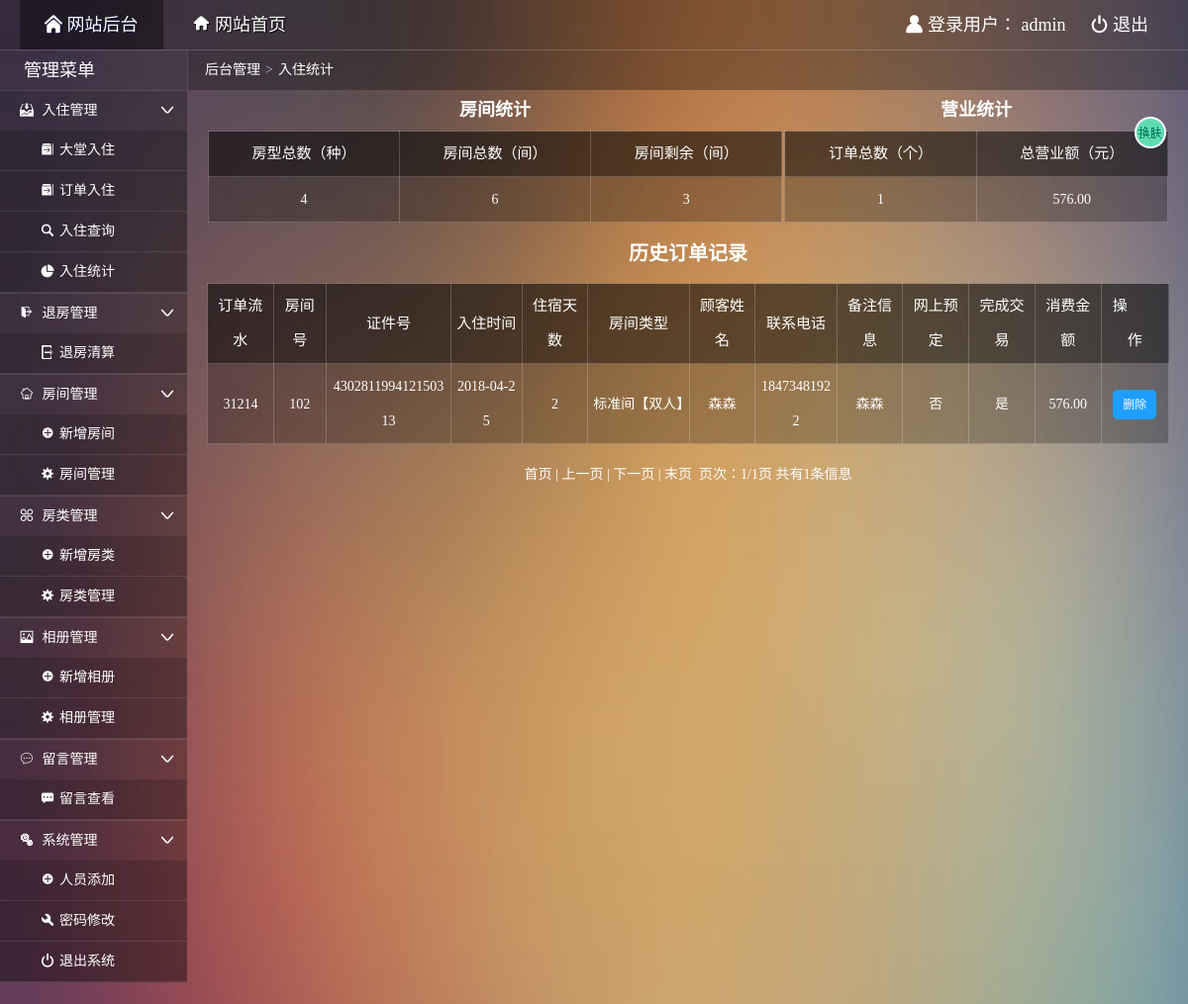
The page /admin/admin_counto.php (signed in) on the database its author committed.
### tables this page shows
CREATE TABLE IF NOT EXISTS `record` (
  `orderid` int(15) NOT NULL COMMENT '订单流水号',
  `roomid` varchar(4) NOT NULL COMMENT '房间编号',
  `cardid` varchar(25) NOT NULL COMMENT '客户身份证',
  `entertime` varchar(20) NOT NULL COMMENT '入住时间',
  `days` int(3) NOT NULL default '1' COMMENT '住宿天数',
  `typeid` int(4) NOT NULL COMMENT '房间类型',
  `linkman` varchar(10) NOT NULL COMMENT '客户姓名',
  `phone` varchar(11) NOT NULL COMMENT '联系电话',
  `ostatus` char(1) NOT NULL default '否' COMMENT '是否网上预订',
  `oremarks` char(1) NOT NULL default '否' COMMENT '订单是否完成',
  `monetary` decimal(8,2) NOT NULL COMMENT '消费金额',
  `messages` varchar(255) default '无备注信息' COMMENT '订单备注信息',
  PRIMARY KEY  (`orderid`),
  KEY `FK_ORDER` (`typeid`)
);

CREATE TABLE IF NOT EXISTS `roomtype` (
  `typeid` int(4) NOT NULL auto_increment COMMENT '类型标识',
  `typename` varchar(20) NOT NULL COMMENT '类型名称',
  `area` varchar(2) NOT NULL COMMENT '房间面积',
  `hasNet` char(1) NOT NULL default '有' COMMENT '网络',
  `hasTV` char(1) NOT NULL default '有' COMMENT '有线电视',
  `price` decimal(8,2) NOT NULL COMMENT '价格',
  `totalnum` int(4) NOT NULL COMMENT '房间数量',
  `leftnum` int(4) NOT NULL COMMENT '剩余数量',
  PRIMARY KEY  (`typeid`)
);

### admin/admin_counto.php (the view, shortened to what this page needs)
<!doctype html>
<html>
<head>
  <link rel="stylesheet" type="text/css" href="css/common.css"/>
  <link rel="stylesheet" type="text/css" href="css/main.css"/>
</head>
<body>
  <div class="topbar-wrap white">
    <div class="topbar-inner clearfix">
      <div class="topbar-logo-wrap clearfix">
        <ul class="navbar-list clearfix">
          <li><a class="on" href="admin_index.php"><i class="icon-font">&#xe622;</i> 网站后台</a></li>
          <li><a href="../index.php" target="_blank"><i class="icon-font">&#xe681;</i> 网站首页</a></li>
        </ul>
      </div>
      <div class="top-info-wrap">
        <ul class="top-info-list clearfix">
          <li><i class="icon-font">&#xe607;</i> 登录用户：
            <?php
            if($_SESSION["aname"]){
              echo $_SESSION["aname"];
            }else{
              header("location:index.php");
              exit;
            }
            ?>
            </li>
          <li><a href="admin_logout.php"><i class="icon-font">&#xe638;</i> 退出</a></li>
        </ul>
      </div>
    </div>
  </div>
  <div class="container clearfix">
    <div class="main-wrap">
      <div class="crumb-wrap">
        <div class="crumb-list"><i class="icon-font"></i><a href="admin_index.php">后台管理</a><span class="crumb-step">&gt;</span><span class="crumb-name">入住统计</span></div>
      </div>
      <div class="result-wrap">
        <div class="result-content">
        <table border="0" width="100%">
          <tr height="40px">
            <th class="tc count">房间统计</th>
            <th class="tc count">营业统计</th>
          </tr>
          <tr>
            <td class="tc">
              <table class="result-tab" width="100%">
                <tr>
                  <th class="td_bg">房型总数（种）</th>
                  <th class="td_bg">房间总数（间）</th>
                  <th class="td_bg">房间剩余（间）</th>
                </tr>
                <?php
                  require("../dbconnect.php");
                  $sql="select count(typeid),sum(totalnum),sum(leftnum) from roomtype";
                  $val=mysqli_query($db_link,$sql);
                  while($arr=mysqli_fetch_row($val))
                  { ?>
                    <tr>
                    <td><?php echo $arr[0] ?></td>
                    <td><?php echo $arr[1] ?></td>
                    <td><?php echo $arr[2] ?></td>
                    </tr>
                 <?php } ?>
              </table>
            </td>
            <td class="tc">
              <table class="result-tab" width="100%">
                <tr>
                  <th class="td_bg">订单总数（个）</th>
                  <th class="td_bg">总营业额（元）</th>
                </tr>
                <?php
                  require("../dbconnect.php");
                  $sql="select count(orderid),sum(monetary) from record";
                  $val=mysqli_query($db_link,$sql);
                  while($arr=mysqli_fetch_row($val))
                  { ?>
                    <tr>
                    <td><?php echo $arr[0] ?></td>
                    <td><?php echo $arr[1] ?></td>
                    </tr>
                 <?php } ?>
              </table>
            </td>
          </tr>
        </table>
        </div>
      </div>
      <div class="search-wrap">历史订单记录</div>
      <div class="result-wrap">
        <div class="result-content">
          <table class="result-tab" width="100%">
            <tr>
              <th class="tc">订单流水</th>
              <th class="tc">房间号</th>
              <th class="tc">证件号</th>
              <th class="tc">入住时间</th>
              <th class="tc">住宿天数</th>
              <th class="tc">房间类型</th>
              <th class="tc">顾客姓名</th>
              <th class="tc">联系电话</th>
              <th class="tc">备注信息</th>
              <th class="tc">网上预定</th>
              <th class="tc">完成交易</th>
              <th class="tc">消费金额</th>
              <th class="tc">操&emsp;&emsp;作</th>
            </tr>
            <?php
              require("../dbconnect.php");
              $pagesize = 10;
              $sql = "select a.orderid,a.roomid,a.cardid,a.entertime,a.days,b.typeid,b.typename,a.linkman,a.phone,a.messages,a.monetary,a.ostatus,a.oremarks,b.price from record a,roomtype b where a.typeid=b.typeid ";
              $rs=mysqli_query($db_link,$sql);
              $recordcount=mysqli_num_rows($rs);
              $pagecount=($recordcount-1)/$pagesize+1;
              $pagecount=(int)$pagecount;
              $pageno=@$_GET["pageno"];
              if($pageno=="")
              {
                  $pageno=1;
              }
              $startno=($pageno-1)*$pagesize;
              $sql="select a.orderid,a.roomid,a.cardid,a.entertime,a.days,b.typeid,b.typename,a.linkman,a.phone,a.messages,a.monetary,a.ostatus,a.oremarks,b.price from record a,roomtype b where a.typeid=b.typeid order by orderid asc limit $startno,$pagesize";
              $rs=mysqli_query($db_link,$sql);
              while($rows=mysqli_fetch_assoc($rs))
              {
                ?>
                <tr>
                <td class='tc'><?php echo $rows["orderid"] ?></td>
                <td class='tc'><?php echo $rows["roomid"] ?></td>
                <td class='tc'><?php echo $rows["cardid"] ?></td>
                <td class='tc'><?php echo $rows["entertime"] ?></td>
                <td class='tc'><?php echo $rows["days"] ?></td>
                <td class='tc'><?php echo $rows["typename"] ?></td>
                <td class='tc'><?php echo $rows["linkman"] ?></td>
                <td class='tc'><?php echo $rows["phone"] ?></td>
                <td class='tc'><?php echo $rows["messages"] ?></td>
                <td class='tc'><?php echo $rows["ostatus"] ?></td>
                <td class='tc'><?php echo $rows["oremarks"] ?></td>
                <td class='tc'><?php echo $rows["monetary"] ?></td>
                <td class='tc'>
                <a href='delete.php?orderid=<?php echo $rows["orderid"] ?>'  class='link-update'>删除</a>
                </td>
                </tr>
           <?php } ?>
          </table>
       <div class="list-page">
      <?php
        if($pageno==1)
        {
          if($recordcount>$pagesize){
            echo "首页 | 上一页 | <a href='?pageno=".($pageno+1)."'>下一页</a> | <a href='?pageno=".$pagecount."'>末页</a>";
          }else{
            echo "首页 | 上一页 | 下一页 | 末页";
          }
        }
        echo "&nbsp;&nbsp;页次：".$pageno."/".$pagecount."页&nbsp;共有".$recordcount."条信息";
      ?>
      </div>
      </div>
    </div>
    </div>
  </div>
</body>
</html>

### admin/css/common.css (style rules this page uses)
html { height:100%; }
body { width:100%;font:14px/1.5 '微软雅黑';word-wrap:break-word;word-break:break-all;-webkit-text-size-adjust:none;background-color: #54364a;background-repeat: no-repeat;background-size:100% 200%;color:#fff; }
body,dl,dd,h1,h2,h3,h4,h5,h6,p,form,ul,ol,blockquote { margin:0 }
table { border-collapse:collapse;border-spacing:0 }
em,i,cite,blockquote { font-style:normal }
ul,ol,li { list-style:none outside;padding:0 }
h1,h2,h3,h4,h5,h6 { font-size:100% }
a { color:#fff;text-decoration:none;outline:0 }
.tc { text-align:center; }
.clearfix:after { content:".";display:block;height:0;clear:both;visibility:hidden; }
.clearfix { *height:1%; }
.white,.white a:link,.white a:visited { color:#fff; }
.icon-font { font-family:'iconfont'; speak:none; font-weight:400; font-style:normal; font-variant:normal; text-transform:none; line-height:1; -webkit-font-smoothing:antialiased; }
.topbar-wrap { height:50px;line-height:50px;background:rgba(0, 0, 0, 0.3);border-bottom: 1px solid rgba(255, 255, 255, 0.2); }
.topbar-logo-wrap { float:left; }
.topbar-inner { font-size:18px;padding:0 20px; }
.navbar-list { float:left; }
.top-info-wrap { float:right; }
.navbar-list li { float:left; }
.navbar-list li a { float:left;margin-right:5px;padding:0 25px;text-shadow:1px 1px 1px #000; }
.navbar-list li a.on { color:#fff;text-shadow:1px 1px 1px #003;background:rgba(0,0,0,0.4); }
.top-info-list li { float:left; }
.top-info-list li a { float:left;margin-left:5px;padding:0 20px;display:inline;zoom:1; }
.list-page { padding:20px 0;text-align:center; }

### admin/css/main.css (style rules this page uses)
.sidebar-wrap { float: left;width: 189px;background: rgba(0, 0, 0, 0.20); }
.main-wrap { margin-left: 190px;min-height:100%; }
.sidebar-title { border-bottom: 1px solid rgba(255, 255, 255, 0.1);height: 40px;line-height: 40px;text-indent:1em;font-size: 24px;text-align: left; }
.sidebar-title h1 { font-weight: normal;font-size:18px; }
.sidebar-list li { background-color: rgba(0, 0, 0, 0.1);border-bottom: 1px solid rgba(255, 255, 255, 0.1); }
.sidebar-list li .icon-font { margin-right: 5px;color: #fff;font-size: 14px; }
.sidebar-list li a { padding: 0 15px 0 20px;display: block;color:#fff;height: 40px;line-height: 40px;position: relative; }
.sub-menu { background:rgba(0, 0, 0, 0.15); }
.sub-menu li { padding-left: 21px;background-color: rgba(0, 0, 0, 0.01);border-bottom: 1px solid rgba(255, 255, 255, 0.1); }
.sub-menu .icon-font { font-size: 11px; }
.crumb-wrap { height: 40px;line-height: 39px;background: rgba(0,0,0,0.3); }
.crumb-list { padding-left: 12px; }
.crumb-step { margin: 0 5px;color: #b2c2e0;font-family: serif; }
.search-wrap { padding: 15px 0;border-bottom: 1px solid #e5e5e5; }
.result-wrap { padding:0 19px; }
.result-tab { border-collapse:collapse;background-color: rgba(0,0,0,0.25); }
.result-tab th { font-weight: normal;font-size: 15px;background:rgba(0,0,0,0.4); }
.result-tab th,.result-tab td { padding:5px;border:1px solid rgba(255,255,255,0.2); }
.result-tab tr { line-height:35px;transition:all,.3s,ease; }
.result-tab .tc { text-align: center; }
.tc>a { background-color: #1E9FFF; display: inline-block; text-align: center; height: 30px; line-height: 30px; padding: 0 10px 0; border-radius: 5px; font-size: 12px; }
.search-wrap { font-weight: 700;padding: 15px 0 15px;color:#fff;text-align:center;font-size:20px;border:none; }
.count { font-size: 18px; }
.icon { position: absolute; right: 8px; top: 12px; }
.set-btn { width: 32px;height: 32px;cursor: pointer;position: fixed;right: 22px;top: 118px;overflow: hidden;background-image: url(../img/s1.png);animation:setbtn 4s linear 0s infinite; }

### rows shown on the page
record: orderid "31214", roomid "102", cardid "430281199412150313", entertime "2018-04-25", days "2", typeid.typename "标准间【双人】", linkman "森森", phone "18473481922", messages "森森", ostatus "否", oremarks "是", monetary "576.00"

### other values the page prints
$_SESSION["aname"] "admin"
$arr[0] "4"
$arr[1] "6"
$arr[2] "3"
$arr[0] "1"
$arr[1] "576.00"
$pageno "1"
$pagecount "1"
$recordcount "1"
